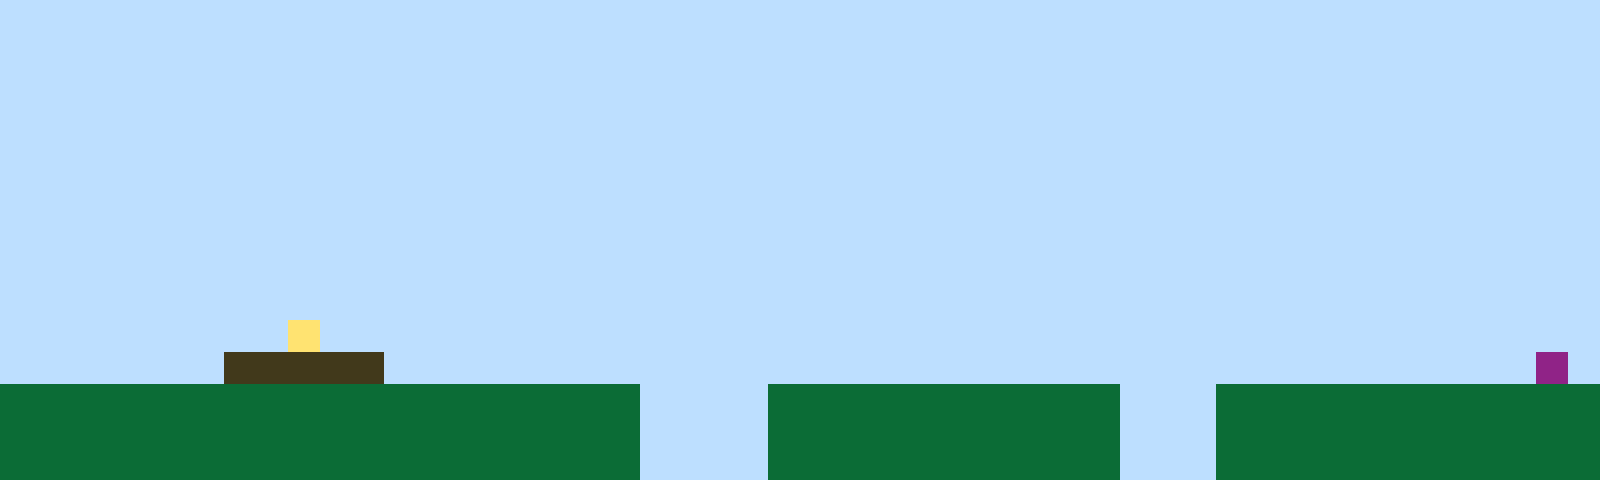

The image is a tile-based game level rendered from a .tmx file. Its description and complete source (layers, tilesets, objects, tile grids) follow:
An orthogonal 50x15 tile map with 32x32 px tiles, 1 tile layer (Tile Layer 1).

<map version="1.10" tiledversion="1.11.2" orientation="orthogonal" renderorder="right-up" width="50" height="15" tilewidth="32" tileheight="32" infinite="0" nextlayerid="2" nextobjectid="1"><editorsettings><export target="map1.csv" format="csv" /></editorsettings><tileset firstgid="1" name="sprites" tilewidth="32" tileheight="32" tilecount="6" columns="3"><image source="sprites.png" width="96" height="64" /></tileset><layer id="1" name="Tile Layer 1" width="50" height="15"><data encoding="csv">1,1,1,1,1,1,1,1,1,1,1,1,1,1,1,1,1,1,1,1,1,1,1,1,1,1,1,1,1,1,1,1,1,1,1,1,1,1,1,1,1,1,1,1,1,1,1,1,1,1,1,1,1,1,1,1,1,1,1,1,1,1,1,1,1,1,1,1,1,1,1,1,1,1,1,1,1,1,1,1,1,1,1,1,1,1,1,1,1,1,1,1,1,1,1,1,1,1,1,1,1,1,1,1,1,1,1,1,1,1,1,1,1,1,1,1,1,1,1,1,1,1,1,1,1,1,1,1,1,1,1,1,1,1,1,1,1,1,1,1,1,1,1,1,1,1,1,1,1,1,1,1,1,1,1,1,1,1,1,1,1,1,1,1,1,1,1,1,1,1,1,1,1,1,1,1,1,1,1,1,1,1,1,1,1,1,1,1,1,1,1,1,1,1,1,1,1,1,1,1,1,1,1,1,1,1,1,1,1,1,1,1,1,1,1,1,1,1,1,1,1,1,1,1,1,1,1,1,1,1,1,1,1,1,1,1,1,1,1,1,1,1,1,1,1,1,1,1,1,1,1,1,1,1,1,1,1,1,1,1,1,1,1,1,1,1,1,1,1,1,1,1,1,1,1,1,1,1,1,1,1,1,1,1,1,1,1,1,1,1,1,1,1,1,1,1,1,1,1,1,1,1,1,1,1,1,1,1,1,1,1,1,1,1,1,1,1,1,1,1,1,1,1,1,1,1,1,1,1,1,1,1,1,1,1,1,1,1,1,1,1,1,1,1,1,1,1,1,1,1,1,1,1,1,1,1,1,1,1,1,1,1,1,1,1,1,1,1,1,1,1,1,1,1,1,1,1,1,1,1,1,1,1,1,1,1,1,1,1,1,1,1,1,1,1,1,1,1,1,1,1,1,1,1,1,1,1,1,1,1,1,1,1,1,1,1,1,1,1,1,1,1,1,1,1,1,1,1,1,1,1,1,1,1,1,1,1,1,1,1,1,1,1,1,1,1,1,1,1,1,1,1,1,1,1,1,1,1,1,1,1,1,1,1,1,1,1,1,1,1,1,1,1,1,1,1,1,1,1,1,1,1,1,1,1,1,1,1,1,1,1,1,1,1,1,1,1,1,1,1,1,1,1,1,1,1,1,1,1,4,1,1,1,1,1,1,1,1,1,1,1,1,1,1,1,1,1,1,1,1,1,1,1,1,1,1,1,1,1,1,1,1,1,1,1,1,1,1,1,1,1,1,1,1,1,1,1,3,3,3,3,3,1,1,1,1,1,1,1,1,1,1,1,1,1,1,1,1,1,1,1,1,1,1,1,1,1,1,1,1,1,1,1,1,1,1,1,1,6,1,2,2,2,2,2,2,2,2,2,2,2,2,2,2,2,2,2,2,2,2,1,1,1,1,2,2,2,2,2,2,2,2,2,2,2,1,1,1,2,2,2,2,2,2,2,2,2,2,2,2,2,2,2,2,2,2,2,2,2,2,2,2,2,2,2,2,2,2,2,2,1,1,1,1,2,2,2,2,2,2,2,2,2,2,2,1,1,1,2,2,2,2,2,2,2,2,2,2,2,2,2,2,2,2,2,2,2,2,2,2,2,2,2,2,2,2,2,2,2,2,1,1,1,1,2,2,2,2,2,2,2,2,2,2,2,1,1,1,2,2,2,2,2,2,2,2,2,2,2,2</data></layer></map>
